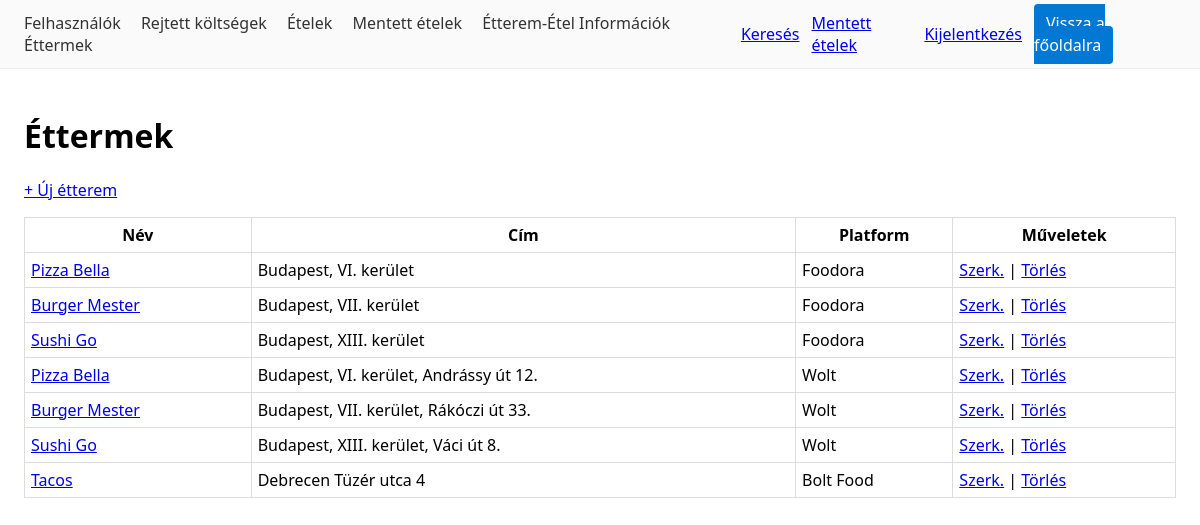
The app's page /etterem/ (signed in) with its own data.
### catalog/models.py (models this page shows, shortened)
class Etterem(models.Model):
    nev = models.CharField(max_length=150)
    cim = models.CharField(max_length=250, blank=True)
    platform = models.CharField(max_length=20, choices=PLATFORMOK, default="egyeb")
    platform_logo_url = models.URLField(blank=True)
    platform_url = models.URLField(blank=True)

### catalog/views.py (the view)
# urls.py: path("etterem/", views.EtteremListView.as_view(), name="etterem_list"),
class EtteremListView(StaffRequired, ListView):
    model = Etterem
    template_name = "catalog/etterem_list.html"

### foodcompare/mixins.py (called while the page is built)
    def test_func(self):
        user = self.request.user
        return user.is_authenticated and user.is_staff

### templates/catalog/etterem_list.html
{% extends "_base.html" %}
{% block content %}
<h1>Éttermek</h1>
{% if user.is_authenticated and user.is_staff %}
  <p><a href="{% url 'catalog:etterem_create' %}">+ Új étterem</a></p>
{% endif %}
<table>
  <tr>
    <th>Név</th>
    <th>Cím</th>
    <th>Platform</th>
    {% if user.is_authenticated and user.is_staff %}<th>Műveletek</th>{% endif %}
  </tr>
  {% for o in object_list %}
    <tr>
      <td><a href="{% url 'catalog:etterem_detail' o.pk %}">{{ o.nev }}</a></td>
      <td>{{ o.cim }}</td>
      <td>{{ o.get_platform_display }}</td>
      {% if user.is_authenticated and user.is_staff %}
        <td>
          <a href="{% url 'catalog:etterem_update' o.pk %}">Szerk.</a> |
          <a href="{% url 'catalog:etterem_delete' o.pk %}">Törlés</a>
        </td>
      {% endif %}
    </tr>
  {% empty %}
    <tr>
      <td colspan="{% if user.is_authenticated and user.is_staff %}4{% else %}3{% endif %}">
        Nincs adat.
      </td>
    </tr>
  {% endfor %}
</table>
{% endblock %}

### templates/_base.html (style rules this page uses)
body { font-family:system-ui,Segoe UI,Arial;margin:0 }
table { border-collapse:collapse;width:100% }
th,td { border:1px solid #ddd;padding:6px }

### records on screen
Etterem: nev "Pizza Bella", cim "Budapest, VI. kerület", platform "Foodora"
Etterem: nev "Burger Mester", cim "Budapest, VII. kerület", platform "Foodora"
Etterem: nev "Sushi Go", cim "Budapest, XIII. kerület", platform "Foodora"
Etterem: nev "Pizza Bella", cim "Budapest, VI. kerület, Andrássy út 12.", platform "Wolt"
Etterem: nev "Burger Mester", cim "Budapest, VII. kerület, Rákóczi út 33.", platform "Wolt"
Etterem: nev "Sushi Go", cim "Budapest, XIII. kerület, Váci út 8.", platform "Wolt"
Etterem: nev "Tacos", cim "Debrecen Tüzér utca 4", platform "Bolt Food"
